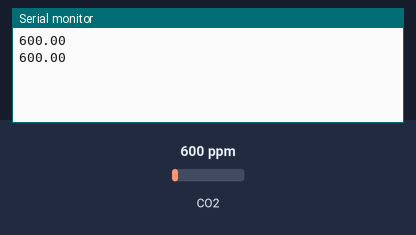
This sketch was run on a simulated Arduino Uno, built with avr-gcc and run on an emulated ATmega328P. Shown: the last lines printed to the serial monitor. The inputs (shaded band) are chosen by the test bench; at power-on: CO2 600 ppm.

Above: at 4.8 s.
4.9 s: CO2 set to 452 ppm
At 7.4 s:
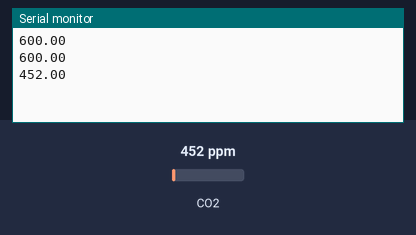
7.9 s: CO2 set to 1050 ppm
At 8.9 s:
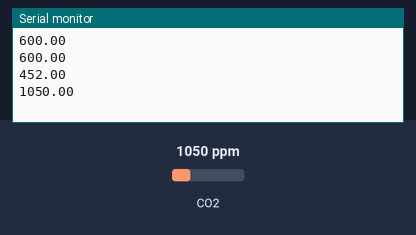
Timing chart, 0 to 10.9 s (numbered marks = the images above; inputs shaded):
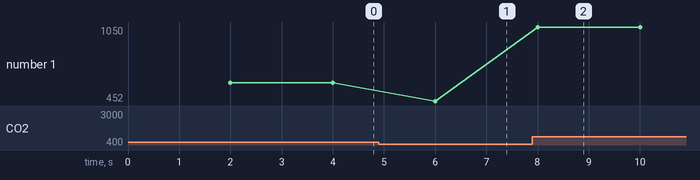

The sketch:

mq135.ino
```cpp
#include <MQ135.h>

int sensorPin = A0;
MQ135 gasSensor(sensorPin);
float sensorValue;

void setup()
{
  Serial.begin(9600);
}

void loop()
{
  delay(2000);
  sensorValue = gasSensor.getPPM();
  if(isnan(sensorValue)){
    Serial.println(F("Failed to read sensor"));
    return;
  }
  Serial.print("");
  Serial.println(sensorValue);
}
```

Measured:
- after the input at 4.9 s, the serial monitor: prints a new line after 1.1 s (image 1)
- after the input at 7.9 s, the serial monitor: prints a new line after 0.10 s (image 2)
- plotted number 1: 600 → 452 after the input at 4.9 s, 452 → 1050 after the input at 7.9 s
